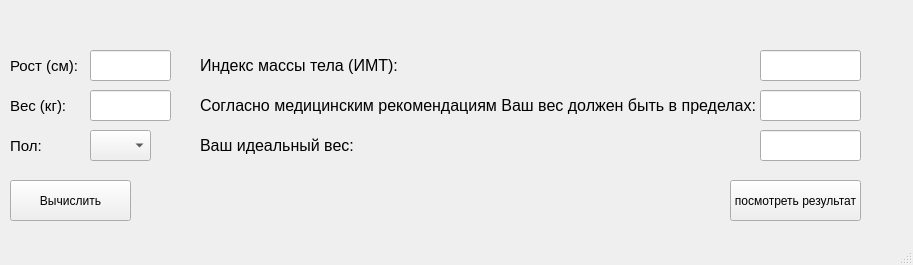
<?xml version="1.0" encoding="UTF-8"?>
<ui version="4.0">
 <class>MainWindow</class>
 <widget class="QMainWindow" name="MainWindow">
  <property name="geometry">
   <rect>
    <x>0</x>
    <y>0</y>
    <width>913</width>
    <height>265</height>
   </rect>
  </property>
  <property name="windowTitle">
   <string>MainWindow</string>
  </property>
  <widget class="QWidget" name="centralwidget">
   <widget class="QPushButton" name="pushButton">
    <property name="geometry">
     <rect>
      <x>10</x>
      <y>180</y>
      <width>121</width>
      <height>41</height>
     </rect>
    </property>
    <property name="text">
     <string>Вычислить</string>
    </property>
   </widget>
   <widget class="QComboBox" name="comboBox">
    <property name="geometry">
     <rect>
      <x>90</x>
      <y>130</y>
      <width>61</width>
      <height>31</height>
     </rect>
    </property>
   </widget>
   <widget class="QLabel" name="label_3">
    <property name="geometry">
     <rect>
      <x>10</x>
      <y>50</y>
      <width>71</width>
      <height>31</height>
     </rect>
    </property>
    <property name="font">
     <font>
      <pointsize>11</pointsize>
     </font>
    </property>
    <property name="text">
     <string>Рост (см):</string>
    </property>
   </widget>
   <widget class="QLineEdit" name="height1">
    <property name="geometry">
     <rect>
      <x>90</x>
      <y>50</y>
      <width>81</width>
      <height>31</height>
     </rect>
    </property>
   </widget>
   <widget class="QLineEdit" name="weight">
    <property name="geometry">
     <rect>
      <x>90</x>
      <y>90</y>
      <width>81</width>
      <height>31</height>
     </rect>
    </property>
   </widget>
   <widget class="QLabel" name="weight1">
    <property name="geometry">
     <rect>
      <x>10</x>
      <y>90</y>
      <width>71</width>
      <height>31</height>
     </rect>
    </property>
    <property name="font">
     <font>
      <pointsize>11</pointsize>
     </font>
    </property>
    <property name="text">
     <string>Вес (кг):</string>
    </property>
   </widget>
   <widget class="QLabel" name="label_5">
    <property name="geometry">
     <rect>
      <x>10</x>
      <y>130</y>
      <width>71</width>
      <height>31</height>
     </rect>
    </property>
    <property name="font">
     <font>
      <pointsize>11</pointsize>
     </font>
    </property>
    <property name="text">
     <string>Пол:</string>
    </property>
   </widget>
   <widget class="QLineEdit" name="IMT">
    <property name="geometry">
     <rect>
      <x>760</x>
      <y>50</y>
      <width>101</width>
      <height>31</height>
     </rect>
    </property>
   </widget>
   <widget class="QLineEdit" name="medicine">
    <property name="geometry">
     <rect>
      <x>760</x>
      <y>90</y>
      <width>101</width>
      <height>31</height>
     </rect>
    </property>
   </widget>
   <widget class="QLineEdit" name="ideal">
    <property name="geometry">
     <rect>
      <x>760</x>
      <y>130</y>
      <width>101</width>
      <height>31</height>
     </rect>
    </property>
   </widget>
   <widget class="QLabel" name="label">
    <property name="geometry">
     <rect>
      <x>200</x>
      <y>50</y>
      <width>481</width>
      <height>31</height>
     </rect>
    </property>
    <property name="font">
     <font>
      <pointsize>12</pointsize>
     </font>
    </property>
    <property name="text">
     <string>Индекс массы тела (ИМТ):</string>
    </property>
   </widget>
   <widget class="QLabel" name="label_2">
    <property name="geometry">
     <rect>
      <x>200</x>
      <y>130</y>
      <width>481</width>
      <height>31</height>
     </rect>
    </property>
    <property name="font">
     <font>
      <pointsize>12</pointsize>
     </font>
    </property>
    <property name="text">
     <string>Ваш идеальный вес:</string>
    </property>
   </widget>
   <widget class="QLabel" name="label_6">
    <property name="geometry">
     <rect>
      <x>200</x>
      <y>90</y>
      <width>561</width>
      <height>31</height>
     </rect>
    </property>
    <property name="font">
     <font>
      <pointsize>12</pointsize>
     </font>
    </property>
    <property name="text">
     <string>Согласно медицинским рекомендациям Ваш вес должен быть в пределах:</string>
    </property>
   </widget>
   <widget class="QPushButton" name="pushButton_2">
    <property name="geometry">
     <rect>
      <x>730</x>
      <y>180</y>
      <width>131</width>
      <height>41</height>
     </rect>
    </property>
    <property name="text">
     <string>посмотреть результат</string>
    </property>
   </widget>
  </widget>
  <widget class="QMenuBar" name="menubar">
   <property name="geometry">
    <rect>
     <x>0</x>
     <y>0</y>
     <width>913</width>
     <height>21</height>
    </rect>
   </property>
  </widget>
  <widget class="QStatusBar" name="statusbar"/>
 </widget>
 <resources/>
 <connections/>
</ui>
